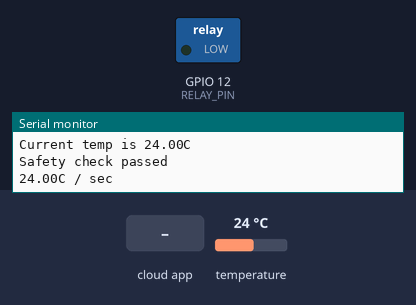
Bench run of a sketch on a simulated ESP8266 (NodeMCU). Shown: switched loads named in the sketch (green lamp = pin HIGH), the last lines printed to the serial monitor. The inputs (shaded band) are chosen by the test bench; at power-on: temperature 24 °C. WiFi joins after 1.5 s; servers stay silent unless stated.

Above: at 7.7 s.
7.8 s: the phone or cloud app sets YOBA_CHAINIK_666 to 128
At 9.4 s:
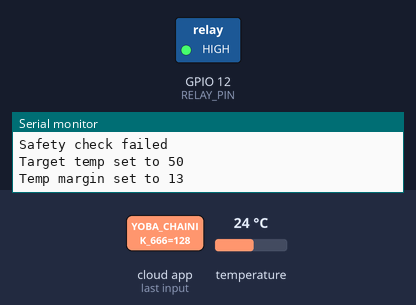
11.1 s: the phone or cloud app sets YOBA_CHAINIK_666 to 255
At 13.1 s:
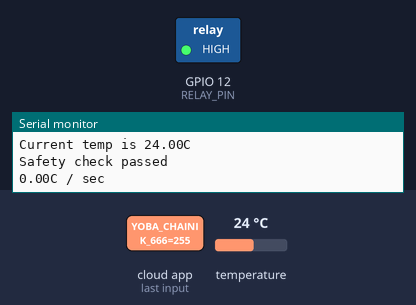
13.4 s: temperature set to 25 °C
16.2 s: temperature set to 26.4 °C
17.7 s: the phone or cloud app sets YOBA_CHAINIK_666 to 0
At 19.0 s:
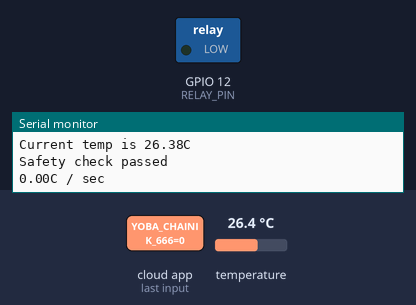
Timing chart, 0 to 20.6 s (numbered marks = the images above; inputs shaded):
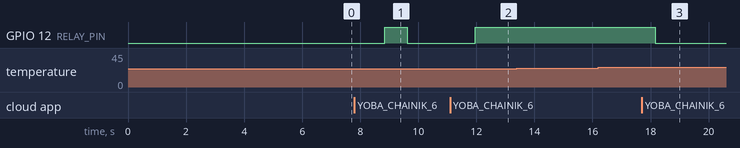

Measured:
- after the input at 7.8 s, GPIO 12 (RELAY_PIN): LOW → HIGH after 1.1 s, → LOW 0.76 s later
- after the input at 11.1 s, GPIO 12 (RELAY_PIN): LOW → HIGH after 0.87 s
- after the input at 17.7 s, GPIO 12 (RELAY_PIN): HIGH → LOW after 0.47 s

The sketch:

TeapotOS.ino
```cpp
//LIBRARIES
#include <ESP8266WiFi.h>
#include <Espalexa.h>
#include <DallasTemperature.h>
#include <OneWire.h>


//PINS
#define ONE_WIRE_BUS 4      //D2 for temp sensor
#define RELAY_PIN    12     //D6 for relay pin


//CONSTANTS
#define MAX_HEAT_TIME 330000  //maximum heat time
#define MAX_TEMP_DELTA 1.8    //maximum delta for heating

#define LOW_TEMP_MARGIN 15 //margin on lowest temperature (41C)
#define HIGH_TEMP_MARGIN 3 //margin on highest temperature (100C)

#define TEMP_UPDATE_DELAY 500           //update temp every 1000/n times per sec
#define DELTA_UPDATE_DELAY 1000         //update delta every 1000/n times per sec
#define SAFETY_CHECK_UPDATE_DELAY 100  //safety check every 1000/n times per sec


//Global Objects
OneWire oneWire(ONE_WIRE_BUS);
DallasTemperature sensors(&oneWire);
Espalexa espalexa;


//Global Vars
const char* ssid = "DHome";                                                 //wifi name
const char* password = "23332330";                                          //wifi pass
String Device_1_Name = "YOBA_CHAINIK_666";                                  //device name
uint8_t sensAd[8] = { 0x28, 0x0A, 0x54, 0xC7, 0x58, 0x20, 0x01, 0x25  };    //temp sens address


//Function declaration
void alexaAction(uint8_t brightness);   //function called when alexa calls YOBA_CHAINIK_666
boolean connectWifi();                  //connects wifi


//Short functions//
void(* resetFunc) (void) = 0;                   //reset function
void p(String text){ Serial.println(text); }    //quick print function


void setup(){

  Serial.begin(9600);    //open serial
  delay(5000);

  Serial.println("Hello imma boil your ass :)");

  sensors.begin();      //begin sensors

  if (connectWifi()){  //try to connect wifi
    //wifi connected

    espalexa.addDevice(Device_1_Name, alexaAction);     //make device visible for alexa
    espalexa.begin();                                   //begin alexa flex
  }
  else{
    //wifi not connected

    Serial.println("Cannot connect to WiFi.");
    delay(1000);

    resetFunc(); //reboot
  }

  pinMode(RELAY_PIN, OUTPUT);   //set pinmode for relay
  turnOffPower();

  Serial.println("READY");
}


bool heating = false;
unsigned long heatStartTime = 0;

float currentTemp = 0;
byte targetTemp = 0;
byte tempMargin = 10;

int cnt = 0;
void loop(){

  espalexa.loop(); // alexa communication

  updateTemp();
  safetyCheck();
  updateDelta();
  millisTimeoutCheck();


  if(heating){

    if((targetTemp - currentTemp <= tempMargin || currentTemp - targetTemp >= tempMargin) || (millis() - heatStartTime >= MAX_HEAT_TIME)){ //if temperature is alright to go OR heat timeout

      p("Heated");

      turnOffPower();
    }
  }

  delay(10);
}


//updates temperature
unsigned long tempUpdateTimer = 0;
void updateTemp(){

  if(millis() - tempUpdateTimer >= TEMP_UPDATE_DELAY){

    tempUpdateTimer = millis();

    currentTemp = getTemperature();

    Serial.print("Current temp is "); Serial.print(currentTemp); Serial.println('C');
  }
}


//updates delta
unsigned long deltaTimer = 0;
float tempDelta = 0, prevTemp = 0;
void updateDelta(){

  if(millis() - deltaTimer >= DELTA_UPDATE_DELAY){

    deltaTimer = millis();

    tempDelta = currentTemp - prevTemp;
    prevTemp = currentTemp;

    Serial.print(tempDelta); Serial.println("C / sec");
  }
}


//perform safety check
unsigned long safetyTimer = 0;
void safetyCheck(){

  if(millis() - safetyTimer >= SAFETY_CHECK_UPDATE_DELAY){

    safetyTimer = millis();

    if(currentTemp < 10 || tempDelta >= MAX_TEMP_DELTA){

      p("Safety check failed");
      turnOffPower();
    }

    else{
      p("Safety check passed");

    }
  }
}

//millis runover handle
void millisTimeoutCheck(){

  if(!heating && millis() >= 4294967000) //reset
    resetFunc();
}


//read temp sens
float getTemperature(){

  sensors.requestTemperatures();

  return sensors.getTempC(sensAd);
}


//turn on relay
void turnOnPower(){

    heating = true;

    digitalWrite(RELAY_PIN, HIGH);
}


//turn off relay
void turnOffPower(){

    heating = false;

    digitalWrite(RELAY_PIN, LOW);
}


//when allexa calls YOBA
void alexaAction(uint8_t brightness){

  targetTemp = map(brightness, 0, 255, 0, 100);

  if(targetTemp < 40){ //target Temp to low

    targetTemp = -1;

    turnOffPower();

    p("Target temp too low");
  }

  else if(targetTemp >= 40 && targetTemp <= 100){

    Serial.print("Target temp set to "); Serial.println(targetTemp);

    tempMargin = map(targetTemp, 40, 100, LOW_TEMP_MARGIN, HIGH_TEMP_MARGIN);
    Serial.print("Temp margin set to "); Serial.println(tempMargin);

    if(getTemperature() + tempMargin > targetTemp){

      p("Its already hot as fuck you boy");
      return;
    }

    turnOnPower();

    if(heatStartTime == 0 || millis() - heatStartTime >= MAX_HEAT_TIME) //if cd passed reset heat timer
      heatStartTime = millis();
  }
}

//connecta wifi yopta
boolean connectWifi(){

  boolean state = true;
  int i = 0;

  WiFi.mode(WIFI_STA);
  WiFi.begin(ssid, password);
  Serial.println("");
  Serial.println("Connecting to WiFi");

  // Wait for connection
  Serial.print("Connecting...");
  while (WiFi.status() != WL_CONNECTED) {
    delay(500);
    Serial.print(".");
    if (i > 20) {
      state = false; break;
    }
    i++;
  }
  Serial.println("");
  if (state) {
    Serial.print("Connected to ");
    Serial.println(ssid);
    Serial.print("IP address: ");
    Serial.println(WiFi.localIP());
  }
  else {
    Serial.println("Connection failed.");
  }

  return state;
}
```
